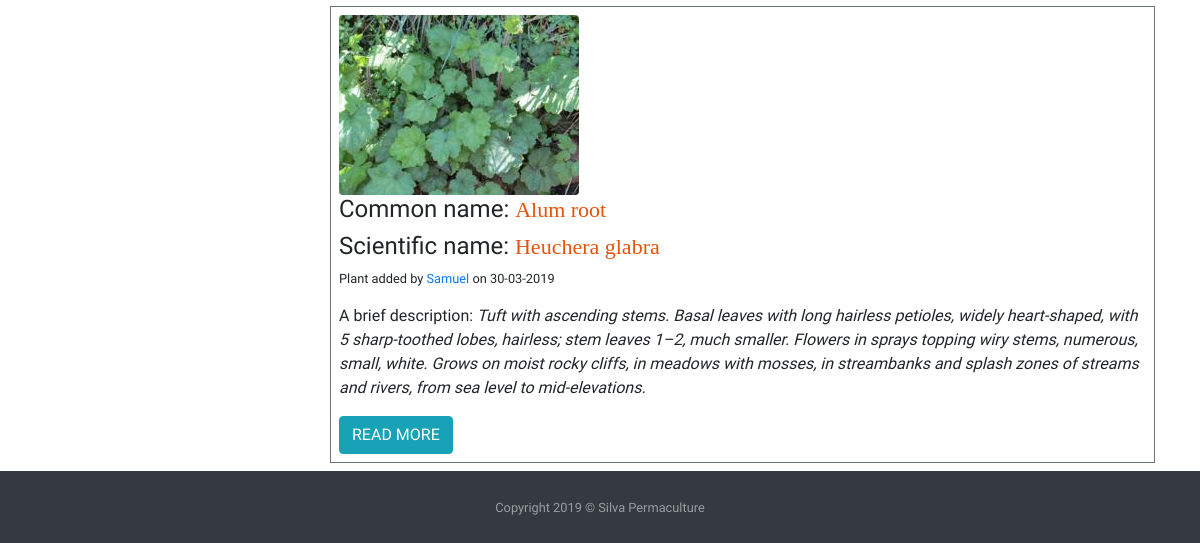
/plants (lower part), run on an earlier commit of the app's database.
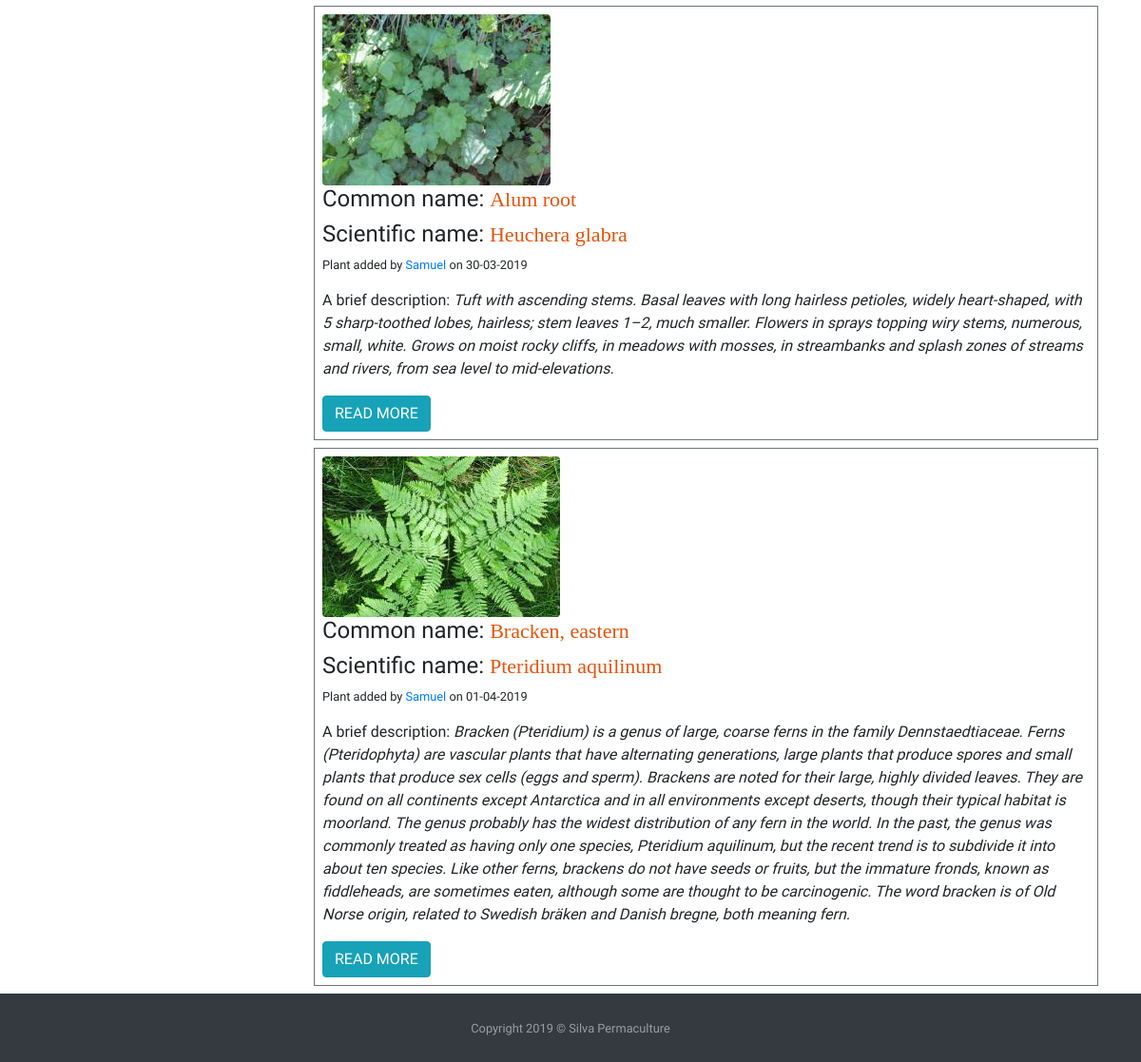
And on a later commit of the database.
### silvapermaculture/models.py (models this page shows, shortened)
class Plants(db.Model):
    id = db.Column(db.Integer, primary_key=True)
    common_name = db.Column(db.String(40), nullable=False)
    botanical_name = db.Column(db.String(80), unique=True, nullable=False)
    short_description = db.Column(db.Text, nullable=False)
    medicinal = db.Column(db.Text, nullable=False)
    image_file = db.Column(db.String(20), default='default_plant_pic.jpg')
    date_added = db.Column(db.DateTime, nullable=False, default=datetime.utcnow)
    user_id = db.Column(db.Integer, db.ForeignKey('user.id'), nullable=False)
    dna = db.relationship('DNA', secondary = plants_dna_table)  # Dynamic_Nutrient_Accumulated
    nfn = db.relationship('NFN', secondary = plants_nfn_table)  # Nitrogen_Fixers_Nursing

class User(db.Model, UserMixin):
    id = db.Column(db.Integer, primary_key=True)
    username = db.Column(db.String(20), unique=True, nullable=False)
    password = db.Column(db.String(60), nullable=False)
    image_file = db.Column(db.String(20), nullable=False, default = 'default.png')
    add_plants = db.relationship('Plants', backref = 'author', lazy=True)

### silvapermaculture/routes.py (the view)
@app.route("/plants")
def plants():
    plants = Plants.query.all()
    return render_template('plants.html', title= 'Plants Database', plants=plants)

### silvapermaculture/templates/plants.html (shortened to what this page needs)
{% extends "layout.html" %}
    {% block content %}
        <div class="row">
            <div class="col-12 col-lg-3 ">
            </div>
            <div class="col-12 col-lg-9">
                {% for plant in plants %}
                   <div class="my-2 p-2 border border-secondary">
                    <img class="img-fluid rounded " src="{{ url_for('static', filename='img/plants/' + plant.image_file) }}"  alt="Default plant image"/>
                    <h4 class="text-left">Common name: <span class="titles">{{ plant.common_name }}</span></h4>
                    <h4 class="text-left">Scientific name: <span class="titles">{{ plant.botanical_name }} </span></h4>
                    <p class="text-left small">Plant added by <a href="#">{{ plant.author.username }}</a> on {{ plant.date_added.strftime('%d-%m-%Y') }} </p>
                    <p class="text-left">A brief description: <em>{{ plant.short_description }}</em> </p>
                    <a class="btn btn-info" href="{{ url_for('plant', plant_id=plant.id) }}">READ MORE</a>
                   </div>
                {% endfor %}
            </div>
        </div>
    {% endblock content %} #Jinja2 allows to put the name of the block here so to know which block is closing if we have multiple.

### silvapermaculture/templates/layout.html (shortened to what this page needs)
<!doctype html>
<html lang="en">
<head>
    <link rel="stylesheet" href="https://stackpath.bootstrapcdn.com/bootstrap/4.3.1/css/bootstrap.min.css">
    <link rel="stylesheet" href="https://use.fontawesome.com/releases/v5.3.1/css/all.css"
crossorigin="anonymous">
    <link rel="stylesheet" href="{{ url_for('static', filename='css/style.css') }}" type="text/css">
</head>
<body class="d-flex flex-column">
<main>
    <div class="container">
                {% block content %}
                {% endblock content %}
    </div>
</main>
<footer  class="py-4 bg-dark text-white-50">
    <div class="container text-center">
      <small>Copyright 2019 &copy; Silva Permaculture</small>
    </div>
</footer>
</body>
</html>

### silvapermaculture/static/css/style.css (style rules this page uses)
body { font-family: "Mali",cursive; }
.titles { color: #E5530B; font-family: 'Josefin Sans'; font-size:22px }

What changed in the data, as far as the page shows it:
added Plants: image_file (picture), common_name "Bracken, eastern", botanical_name "Pteridium aquilinum", author.username "Samuel", date_added "01-04-2019", short_description "Bracken (Pteridium) is a genus of large, coarse ferns in the family Dennstaedtiaceae. Ferns (Pteridophyta) are vascular plants that have alternating generations, large plants that produce spores and small plants that produce sex cells (eggs and sperm). Brackens are noted for their large, highly divided leaves. They are found on all continents except Antarctica and in all environments except deserts, though their typical habitat is moorland. The genus probably has the widest distribution of any fern in the world. In the past, the genus was commonly treated as having only one species, Pteridium aquilinum, but the recent trend is to subdivide it into about ten species. Like other ferns,…"
